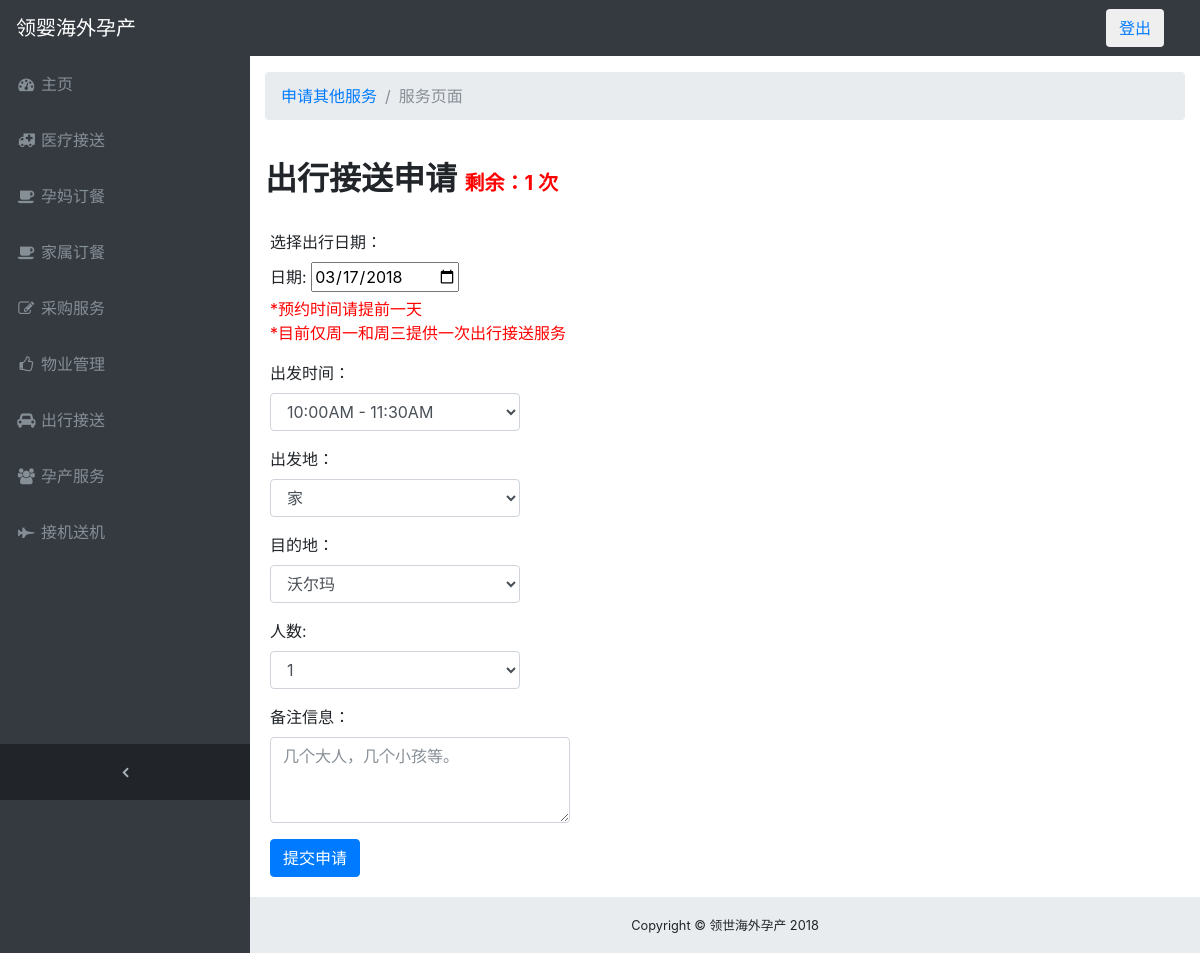
The app's page /pickup_service.php (signed in), older data.
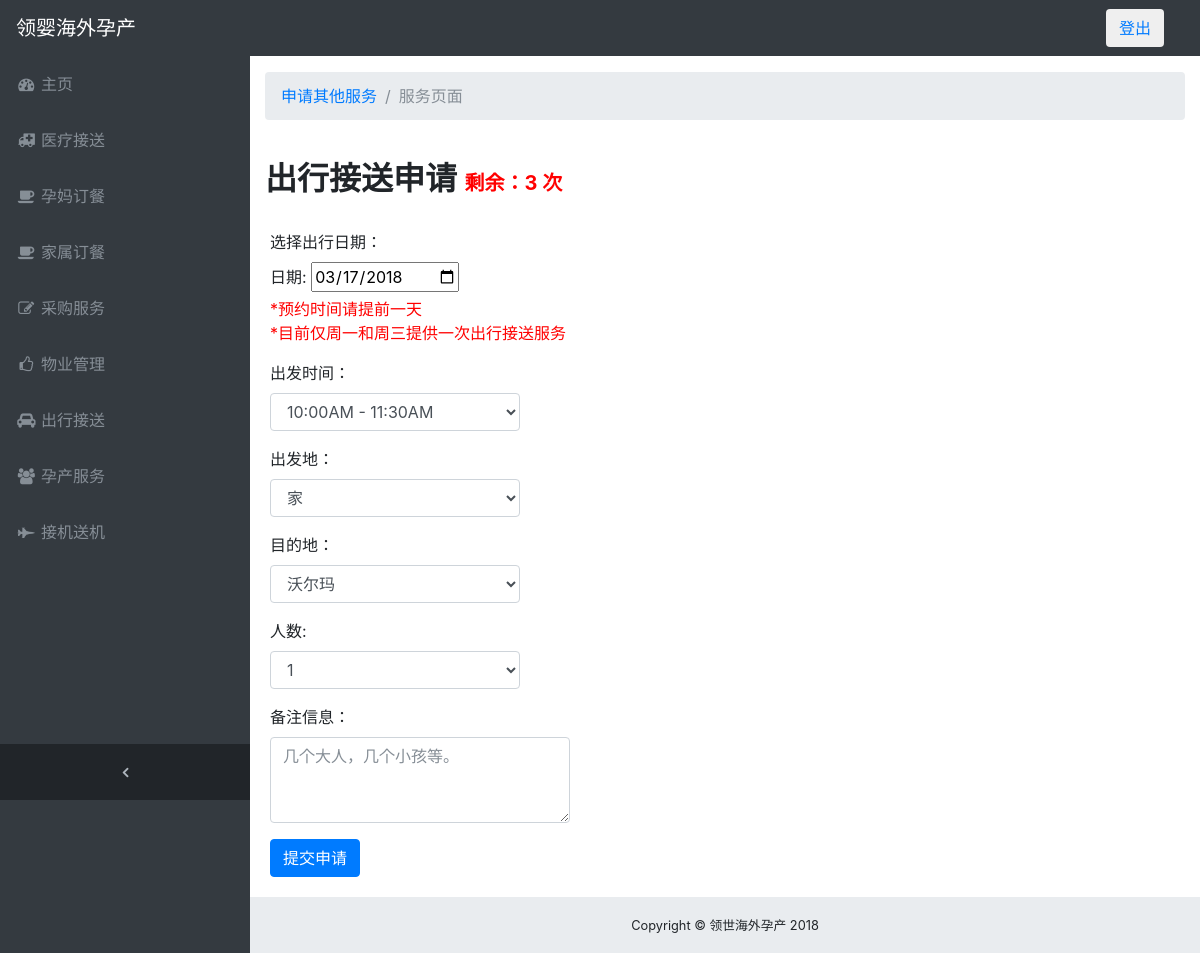
The same page, newer data.
### tables this page shows
CREATE TABLE `users` (
  `uid` int(5) NOT NULL,
  `username` varchar(10) NOT NULL,
  `phone` bigint(50) NOT NULL,
  `email` varchar(50) NOT NULL,
  `password` varchar(100) NOT NULL,
  `weChat` varchar(50) NOT NULL,
  `timeDeliver` varchar(50) NOT NULL,
  `create_time` date NOT NULL,
  `role` varchar(10) DEFAULT NULL,
  `salt` varchar(6) NOT NULL,
  `address` varchar(100) DEFAULT NULL,
  `flight` int(5) DEFAULT '1',
  `flightTotal` int(10) DEFAULT '0',
  `special_medical` int(5) DEFAULT '0',
  `special_medicalTotal` int(10) DEFAULT '0',
  `pickup` int(5) DEFAULT NULL,
  `pickupTotal` int(20) DEFAULT NULL,
  `medicals` int(5) DEFAULT NULL,
  `medicalsTotal` int(20) DEFAULT NULL,
  `isActive` int(2) DEFAULT NULL
);

### model/check.pickup.php (the view, shortened to what this page needs)
<?php if(!defined('In_System')) exit("Access Denied");
class Check_Pickup{
    public function remainNum(){
        global $mysqli;
        $user_id =  $_COOKIE['uid'];
        $check_query="SELECT * FROM users WHERE salt = '$user_id'";
        $result = $mysqli->query($check_query);
        if ($result->num_rows > 0){
            $check_retrieve = $result->fetch_assoc();
            echo "<span style=\"font-size:20px;color:red;\">剩余：". $check_retrieve['pickup'] . " 次</span>";
		}else{
            return null;
		}
    }
}
?>

Row changes from the older to the newer data that the page shows:
changed users: pickup "1" → "3"
